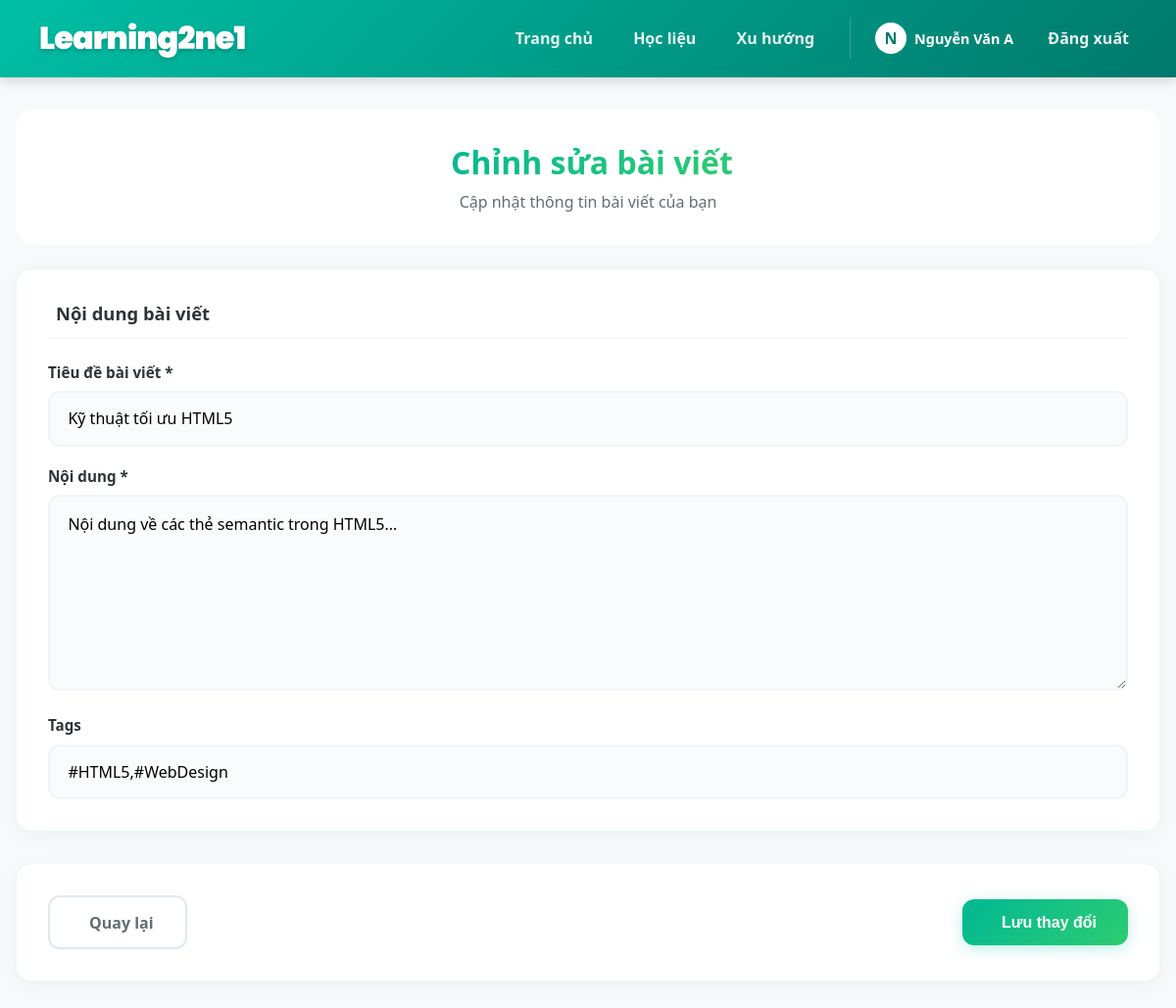
Page /pages/edit_post.php?id=16 (signed in) on the committed database.
### tables this page shows
CREATE TABLE `posts` (
  `id` int(11) NOT NULL,
  `user_id` int(11) NOT NULL,
  `title` varchar(255) NOT NULL,
  `content` text NOT NULL,
  `tags` varchar(255) DEFAULT NULL,
  `privacy` enum('public','private') DEFAULT 'public',
  `status` enum('solved','unsolved') DEFAULT 'unsolved',
  `created_at` timestamp NOT NULL DEFAULT CURRENT_TIMESTAMP,
  `views` int(11) DEFAULT '0'
);

CREATE TABLE `user` (
  `id_user` int(11) NOT NULL,
  `ho_ten` varchar(1000) NOT NULL,
  `username` varchar(100) NOT NULL,
  `password` varchar(100) NOT NULL,
  `account_level` int(11) NOT NULL DEFAULT '2'
);

### includes/functions.php (called while the page is built, shortened)
<?php
function h($string)
{
    return htmlspecialchars($string, ENT_QUOTES, 'UTF-8');
}
function getPost($pdo, $post_id)
{
    $stmt = $pdo->prepare("
        SELECT p.*, u.ho_ten, u.username, u.account_level
        FROM posts p
        JOIN user u ON p.user_id = u.id_user
        WHERE p.id = ?
    ");
    $stmt->execute([$post_id]);
    return $stmt->fetch();
}

### pages/edit_post.php (the view, shortened to what this page needs)
<?php
require_once '../config.php';
require_once '../includes/functions.php';
$post_id = isset($_GET['id']) ? (int)$_GET['id'] : 0;
$post = getPost($pdo, $post_id);
?>
<!DOCTYPE html>
<html lang="en">
<head>
    <link rel="stylesheet" href="../assets/css/style.css">
    <link rel="stylesheet" href="../assets/css/create_post.css">
    <link href='https://cdn.boxicons.com/3.0.6/fonts/basic/boxicons.min.css' rel='stylesheet'>
</head>
<body>
    <?php include '../includes/navbar.php'; ?>
    <div class="container">
        <div class="create-header">
            <h1><i class='bx bx-edit'></i> Chỉnh sửa bài viết</h1>
            <p>Cập nhật thông tin bài viết của bạn</p>
        </div>
        <form method="POST" class="create-form">
            <div class="form-section">
                <h3><i class='bx bx-text'></i> Nội dung bài viết</h3>
                <div class="form-group">
                    <label for="title">Tiêu đề bài viết *</label>
                    <input type="text" id="title" name="title" value="<?= h($post['title']) ?>" required placeholder="Nhập tiêu đề bài viết...">
                </div>
                <div class="form-group">
                    <label for="content">Nội dung *</label>
                    <textarea id="content" name="content" required placeholder="Mô tả chi tiết vấn đề của bạn..."><?= h($post['content']) ?></textarea>
                </div>
                <div class="form-group">
                    <label for="tags">Tags </label>
                    <input type="text" id="tags" name="tags" value="<?= h($post['tags']) ?>" placeholder="VD: PHP, MySQL, Laravel">
                </div>
            </div>
            <div class="form-actions">
                <a href="post.php?id=<?= $post_id ?>" class="btn-secondary" style="text-decoration: none;">
                    <i class='bx bx-arrow-back'></i> Quay lại
                </a>
                <button type="submit" name="edit_post" class="btn-primary">
                    <i class='bx bx-save'></i> Lưu thay đổi
                </button>
            </div>
        </form>
    </div>
</body>
</html>

### includes/navbar.php (shortened to what this page needs)
<?php
$in_pages_folder = strpos($_SERVER['PHP_SELF'], '/pages/') !== false;
$path = $in_pages_folder ? '../' : './';
if (!isset($current_user) && isset($_SESSION['user_id'])) {
    $current_user = [
        'id_user' => $_SESSION['user_id'],
        'username' => $_SESSION['username'] ?? 'User',
        'ho_ten' => $_SESSION['user_fullname'] ?? ($_SESSION['username'] ?? 'User')
    ];
}
$current_page = basename($_SERVER['PHP_SELF']);
?>
<link href='https://cdn.boxicons.com/3.0.6/fonts/basic/boxicons.min.css' rel='stylesheet'>
<nav class="navbar">
    <div class="navbar-container">
        <a href="<?= $path ?>index.php" class="navbar-brand">
            <span class="brand-text">Learning2ne1</span>
        </a>
        <div class="navbar-menu" id="navbarMenu">
            <a href="<?= $path ?>index.php" class="nav-link <?= $current_page == 'index.php' ? 'active' : '' ?>"><i class='bx  bx-home-alt-3'></i> Trang chủ</a>
            <a href="<?= $path ?>pages/resources.php" class="nav-link <?= $current_page == 'resources.php' ? 'active' : '' ?>"><i class='bx  bx-book-library'></i> Học liệu</a>
            <a href="<?= $path ?>pages/dashboard.php" class="nav-link <?= $current_page == 'dashboard.php' ? 'active' : '' ?>"><i class='bx  bx-chart-bar-columns'></i> Xu hướng</a>
            <?php if (isset($current_user['id_user'])) { ?>
                <div class="user-section">
                    <div class="user-menu" style="display: flex; align-items: center; gap: 5px;">
                        <a href="<?= $path ?>pages/profile.php?username=<?= urlencode($current_user['username']) ?>" class="user-profile-link">
                            <div class="user-avatar-small">
                                <?= strtoupper(mb_substr($current_user['ho_ten'], 0, 1)) ?>
                            </div>
                            <span style="font-weight: 600; font-size: 0.9rem;"><?= htmlspecialchars($current_user['ho_ten']) ?></span>
                        </a>
                        <a href="<?= $path ?>pages/logout.php" class="nav-link"><i class='bx  bx-arrow-in-right-stroke-circle-half'></i> Đăng xuất</a>
                    </div>
                </div>
            <?php } else { ?>
                <a href="<?= $path ?>pages/login.php" class="nav-link" style="background: white; color: #00796b;"><i class='bx  bx-arrow-in-left-stroke-circle-half'></i> Đăng nhập</a>
            <?php } ?>
        </div>
    </div>
</nav>

### assets/css/style.css (style rules this page uses)
:root { --primary-mint: #00b894; --light-mint: #55efc4; --accent-yellow: #ffeaa7; --pop-yellow: #fdcb6e; --text-dark: #2d3436; --text-white: #ffffff; --bg-grey: #f7f9fa; --shadow: 0 4px 15px rgba(0, 184, 148, 0.2); }
* { box-sizing: border-box; margin: 0; padding: 0; }
html { scroll-behavior: smooth; }
body { font-family: 'Segoe UI', Tahoma, Geneva, Verdana, sans-serif; background-color: var(--bg-grey); color: var(--text-dark); }
a { transition: color 0.3s; }
button, .btn { cursor: pointer; transition: all 0.3s ease; }
.container { max-width: 1200px; margin: 2rem auto; padding: 0 1rem; }
.navbar { background: linear-gradient(135deg, #00bfa5 0%, #00796b 100%); box-shadow: 0 4px 12px rgba(0, 0, 0, 0.15); padding: 0.8rem 0; margin-bottom: 2rem; position: sticky; top: 0; z-index: 1000; }
.navbar-container { max-width: 100%; margin: 0; padding: 0 2rem; display: flex; justify-content: space-between; align-items: center; }
.navbar-brand { font-family: 'Poppins', sans-serif; font-size: 2rem; font-weight: 900; letter-spacing: -1px; text-decoration: none; display: flex; align-items: center; gap: 0.5rem; color: white; }
.brand-text { text-shadow: 0 2px 4px rgba(0, 0, 0, 0.2); transition: all 0.3s; }
.navbar-menu { display: flex; align-items: center; gap: 5px; }
.nav-link { text-decoration: none; color: rgba(255, 255, 255, 0.9); font-weight: 600; padding: 8px 16px; border-radius: 8px; transition: all 0.3s; }
.user-section { display: flex; align-items: center; gap: 10px; margin-left: 15px; padding-left: 15px; border-left: 1px solid rgba(255, 255, 255, 0.2); }
.user-profile-link { display: flex; align-items: center; gap: 8px; text-decoration: none; color: white; padding: 5px 10px; border-radius: 20px; transition: background 0.3s; }
.user-avatar-small { width: 32px; height: 32px; background: white; color: #00796b; border-radius: 50%; display: flex; align-items: center; justify-content: center; font-weight: bold; }

### assets/css/create_post.css (style rules this page uses)
.create-header { background: rgba(255, 255, 255, 0.95); backdrop-filter: blur(10px); padding: 2rem; border-radius: 20px; margin-bottom: 1.5rem; text-align: center; border: 1px solid rgba(255, 255, 255, 0.8); }
.create-header h1 { font-size: 2rem; background: linear-gradient(135deg, var(--primary-mint) 0%, #2ecc71 100%); -webkit-background-clip: text; -webkit-text-fill-color: transparent; background-clip: text; margin: 0 0 0.5rem 0; font-weight: 800; display: inline-flex; align-items: center; gap: 0.5rem; }
.create-header p { color: #636e72; margin: 0; font-size: 1rem; }
.form-section { background: white; padding: 2rem; border-radius: 16px; box-shadow: 0 4px 20px rgba(0, 0, 0, 0.04); border: 1px solid rgba(0, 180, 148, 0.08); margin-bottom: 1.25rem; transition: all 0.3s ease; }
.form-section h3 { font-size: 1.15rem; color: #2d3436; margin: 0 0 1.5rem 0; padding-bottom: 0.75rem; border-bottom: 2px solid var(--bg-grey); display: flex; align-items: center; gap: 0.5rem; }
.form-group { margin-bottom: 1.25rem; }
.form-group:last-child { margin-bottom: 0; }
.form-group label { display: flex; align-items: center; gap: 0.5rem; margin-bottom: 0.6rem; font-weight: 600; color: #2d3436; font-size: 0.95rem; }
.form-group input[type='text'], .form-group textarea, .form-group select { width: 100%; padding: 0.95rem 1.15rem; border: 2px solid #f0f4f8; border-radius: 12px; font-size: 1rem; font-family: inherit; transition: all 0.25s ease; background-color: #fafbfc; box-sizing: border-box; }
.form-group textarea { min-height: 200px; resize: vertical; line-height: 1.7; }
.form-group input::placeholder, .form-group textarea::placeholder { color: #a0aec0; }
.form-actions { display: flex; justify-content: space-between; gap: 1rem; margin-top: 2rem; padding: 2rem; background: white; border-radius: 16px; box-shadow: 0 4px 20px rgba(0, 0, 0, 0.04); border: 1px solid rgba(0, 180, 148, 0.08); align-items: center; }
.btn-primary, .btn-secondary { padding: 0.9rem 2rem; border-radius: 12px; font-weight: 700; font-size: 1rem; cursor: pointer; border: none; display: inline-flex; align-items: center; gap: 0.5rem; transition: all 0.3s ease; }
.btn-primary { background: linear-gradient(135deg, var(--primary-mint) 0%, #2ecc71 100%); color: #fff; box-shadow: 0 4px 15px rgba(0, 194, 168, 0.25); }
.btn-secondary { background: white; color: #636e72; border: 2px solid #e0e8ef; }

### includes/navbar.php (style rules this page uses)
@media (min-width: 769px) { #navbarMenu { display: flex !important; } }

### rows in the picture
posts: user.ho_ten "N", user.ho_ten "Nguyễn Văn A", title "Kỹ thuật tối ưu HTML5", content "Nội dung về các thẻ semantic trong HTML5...", tags "#HTML5,#WebDesign"
